Frame 1 (no input): blank canvas, image omitted
Frame 60 (the mouse pressed at the canvas centre just before this capture): blank canvas, image omitted
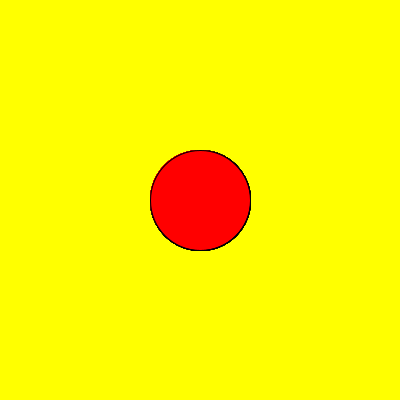
Frame 120 (the mouse held since frame 60 and released just before this capture)

The Processing sketch whose frames 1 and 60 were blank and that drew this single picture after the mouse press (run headless with seeded random() and noise(); from frame 60 on, the mouse is pressed at the canvas centre):

// Processing sketch: KreisKlick
// ── KreisKlick.pde
float abstand;

void setup()
{
  size(400, 400);
  background(255, 255, 0);
}

void draw()
{
  if (mousePressed) {
    abstand = dist(mouseX, mouseY, 200, 200);
    if (abstand <50) {
      fill(255, 0, 0);
      ellipse(200, 200, 100, 100);
    }
    else {
      fill(0, 255, 0);
      ellipse(200, 200, 100, 100);
    }
  }
}
